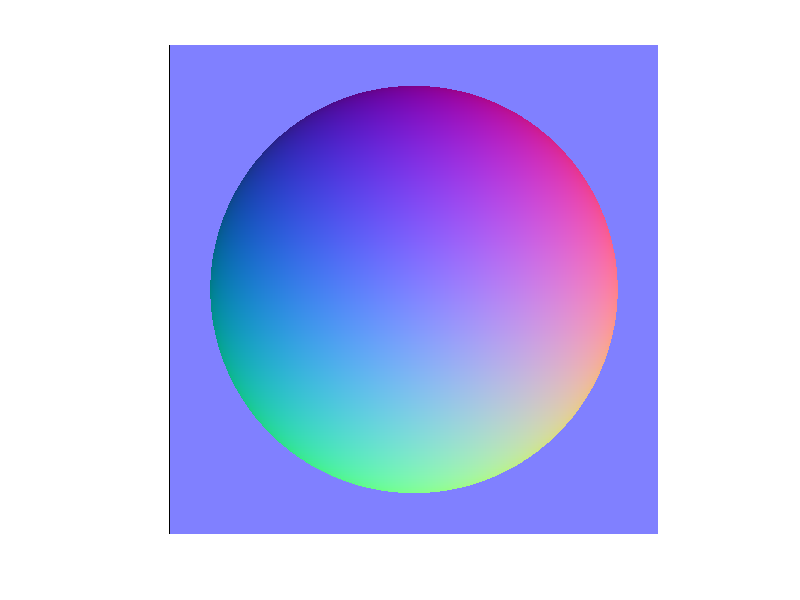

MATLAB code for this plot:
function display_surface_normal_map()
step = 0.001;
x = -1.2:step:1.2;
y = -1.2:step:1.2;
[xx,yy] = meshgrid(x,y);

R = 1;
temp = R^2 - xx.^2 - yy.^2;
temp(temp<0) = 0;
zz = sqrt(temp);


% figure();
% surf(xx,yy,zz);


p = zz(2:end,:) - zz(1:(end-1),:);
p(end+1,:) = 0;
q = zz(:,2:end) - zz(:,1:(end-1));
q(:,end+1) = 0;
nC = [];
nC(:,:,1) = p./sqrt(p.^2+q.^2+step.^2);
nC(:,:,2) = q./sqrt(p.^2+q.^2+step.^2);
nC(:,:,3) = step./sqrt(p.^2+q.^2+step.^2);
% figure();
% subplot(1,2,1);
% imshow((-nC+1)/2)
ind = (zz==0);
nC2 = zeros(size(zz,1),size(zz,2),3);
xx(ind) = 0;
yy(ind) = 0;
zz(ind) = 1;
nC2(:,:,1) = -xx/R;
nC2(:,:,2) = -yy/R;
nC2(:,:,3) = -zz/R;
% subplot(1,2,2);
imshow((-nC2+1)/2)

end